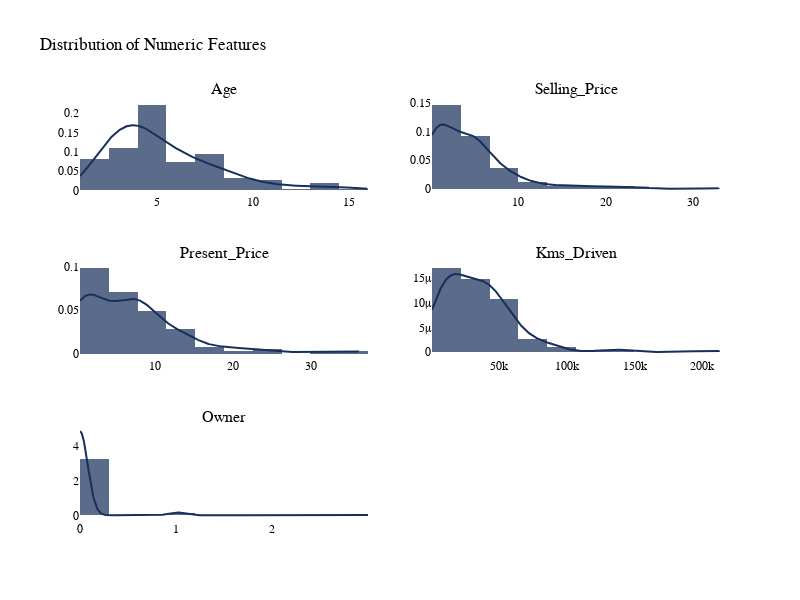

The code cell stored with this chart in its notebook:
### Markdown cell above
## ***Data Dive***

### Code cell
def numeric_col_eda(df):
    numeric_col = df.select_dtypes(include=['int64', 'float64']).columns
    num_cols = len(numeric_col)
    
    rows = (num_cols // 2) + (num_cols % 2)
    fig =  sp.make_subplots(rows=rows, cols=2, subplot_titles=numeric_col)
    
    for i,col in enumerate(numeric_col):
        hist_col = [df[col].tolist()]
        group_col = [col]
        
        min_val, max_val = np.floor(df[col].min()), np.ceil(df[col].max())
        values, bin_edges = np.histogram(df[col], bins=10, range=(min_val, max_val)) 
        
        bin_size = np.diff(bin_edges).mean()
        color = '#172f5a'
        
        displot = ff(hist_col, group_col, bin_size=bin_size, show_hist=True, show_rug=False, colors=[color])
        
        for trace in displot['data']:
            fig.add_trace(trace, row=(i // 2) + 1, col=(i % 2) + 1)
            
    fig.update_layout(
        width= 800,
        height= 600,
        title_text = 'Distribution of Numeric Features',
        plot_bgcolor = 'rgba(0,0,0,0)',
        showlegend = False,
        font = dict(family='Arial',size=12,color='black')
        )
    
    fig.show()
numeric_col_eda(cars_df)

### Figure 1 — Plotly figure (JSON) as saved in the notebook; plotly's stock layout.template omitted (floating-point values rounded to 4 significant figures; data arrays with more than 128 entries replaced by an {"elided": "..."} marker saying what was removed)
{"data": [{"autobinx": false, "histnorm": "probability density", "legendgroup": "Age", "marker": {"color": "#172f5a"}, "name": "Age", "opacity": 0.7, "type": "histogram", "x": {"elided": "297 int values"}, "xaxis": "x", "xbins": {"end": 16, "size": 1.5, "start": 1}, "yaxis": "y"}, {"legendgroup": "Age", "marker": {"color": "#172f5a"}, "mode": "lines", "name": "Age", "showlegend": false, "type": "scatter", "x": {"elided": "500 float values"}, "xaxis": "x", "y": {"elided": "500 float values"}, "yaxis": "y"}, {"autobinx": false, "histnorm": "probability density", "legendgroup": "Selling_Price", "marker": {"color": "#172f5a"}, "name": "Selling_Price", "opacity": 0.7, "type": "histogram", "x": {"elided": "297 float values"}, "xaxis": "x2", "xbins": {"end": 33, "size": 3.3, "start": 0.1}, "yaxis": "y2"}, {"legendgroup": "Selling_Price", "marker": {"color": "#172f5a"}, "mode": "lines", "name": "Selling_Price", "showlegend": false, "type": "scatter", "x": {"elided": "500 float values"}, "xaxis": "x2", "y": {"elided": "500 float values"}, "yaxis": "y2"}, {"autobinx": false, "histnorm": "probability density", "legendgroup": "Present_Price", "marker": {"color": "#172f5a"}, "name": "Present_Price", "opacity": 0.7, "type": "histogram", "x": {"elided": "297 float values"}, "xaxis": "x3", "xbins": {"end": 36.23, "size": 3.7, "start": 0.32}, "yaxis": "y3"}, {"legendgroup": "Present_Price", "marker": {"color": "#172f5a"}, "mode": "lines", "name": "Present_Price", "showlegend": false, "type": "scatter", "x": {"elided": "500 float values"}, "xaxis": "x3", "y": {"elided": "500 float values"}, "yaxis": "y3"}, {"autobinx": false, "histnorm": "probability density", "legendgroup": "Kms_Driven", "marker": {"color": "#172f5a"}, "name": "Kms_Driven", "opacity": 0.7, "type": "histogram", "x": {"elided": "297 int values"}, "xaxis": "x4", "xbins": {"end": 213000, "size": 21250, "start": 500}, "yaxis": "y4"}, {"legendgroup": "Kms_Driven", "marker": {"color": "#172f5a"}, "mode": "lines", "name": "Kms_Driven", "showlegend": false, "type": "scatter", "x": {"elided": "500 int values"}, "xaxis": "x4", "y": {"elided": "500 float values"}, "yaxis": "y4"}, {"autobinx": false, "histnorm": "probability density", "legendgroup": "Owner", "marker": {"color": "#172f5a"}, "name": "Owner", "opacity": 0.7, "type": "histogram", "x": {"elided": "297 int values"}, "xaxis": "x5", "xbins": {"end": 3, "size": 0.3, "start": 0}, "yaxis": "y5"}, {"legendgroup": "Owner", "marker": {"color": "#172f5a"}, "mode": "lines", "name": "Owner", "showlegend": false, "type": "scatter", "x": {"elided": "500 float values"}, "xaxis": "x5", "y": {"elided": "500 float values"}, "yaxis": "y5"}], "layout": {"annotations": [{"font": {"size": 16}, "showarrow": false, "text": "Age", "x": 0.225, "xanchor": "center", "xref": "paper", "y": 1, "yanchor": "bottom", "yref": "paper"}, {"font": {"size": 16}, "showarrow": false, "text": "Selling_Price", "x": 0.775, "xanchor": "center", "xref": "paper", "y": 1, "yanchor": "bottom", "yref": "paper"}, {"font": {"size": 16}, "showarrow": false, "text": "Present_Price", "x": 0.225, "xanchor": "center", "xref": "paper", "y": 0.6111, "yanchor": "bottom", "yref": "paper"}, {"font": {"size": 16}, "showarrow": false, "text": "Kms_Driven", "x": 0.775, "xanchor": "center", "xref": "paper", "y": 0.6111, "yanchor": "bottom", "yref": "paper"}, {"font": {"size": 16}, "showarrow": false, "text": "Owner", "x": 0.225, "xanchor": "center", "xref": "paper", "y": 0.2222, "yanchor": "bottom", "yref": "paper"}], "font": {"color": "black", "family": "Arial", "size": 12}, "height": 600, "plot_bgcolor": "rgba(0,0,0,0)", "showlegend": false, "title": {"text": "Distribution of Numeric Features"}, "width": 800, "xaxis": {"anchor": "y", "domain": [0, 0.45]}, "xaxis2": {"anchor": "y2", "domain": [0.55, 1]}, "xaxis3": {"anchor": "y3", "domain": [0, 0.45]}, "xaxis4": {"anchor": "y4", "domain": [0.55, 1]}, "xaxis5": {"anchor": "y5", "domain": [0, 0.45]}, "xaxis6": {"anchor": "y6", "domain": [0.55, 1]}, "yaxis": {"anchor": "x", "domain": [0.7778, 1]}, "yaxis2": {"anchor": "x2", "domain": [0.7778, 1]}, "yaxis3": {"anchor": "x3", "domain": [0.3889, 0.6111]}, "yaxis4": {"anchor": "x4", "domain": [0.3889, 0.6111]}, "yaxis5": {"anchor": "x5", "domain": [0, 0.2222]}, "yaxis6": {"anchor": "x6", "domain": [0, 0.2222]}}}
